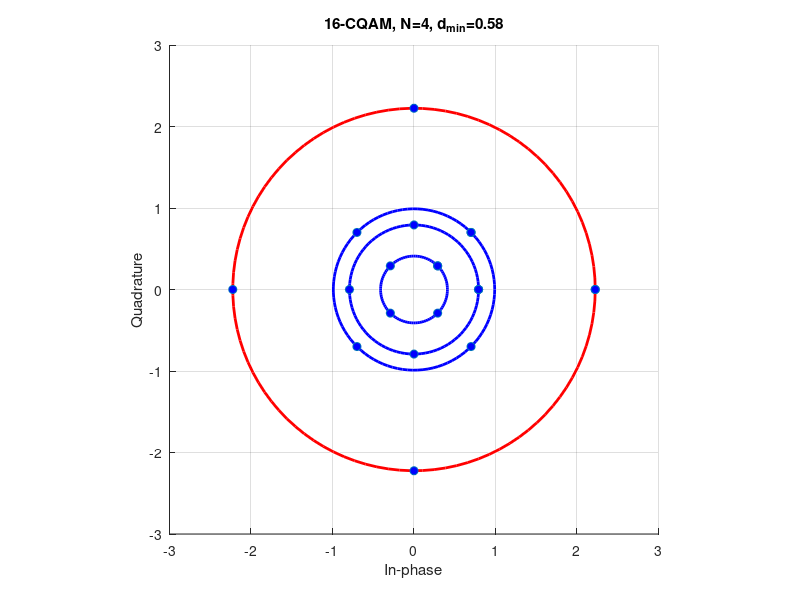

This chart was generated by the following MATLAB code:
N=4;  
M=16;
n=M/N;
dmin=0.58;
radii=[dmin/sqrt(2) dmin*((1+sqrt(3))/2) dmin*((sqrt(2)+2)/2) ...
    4-5.280239*dmin.^2]; 
phaseOffsets = [pi/4, 0, pi/4, 0]; 
cqam_points = [];

%print symbols
for i = 1:N
    theta = linspace(0, 2*pi, n+1);
    theta = theta + phaseOffsets(i); 
    circle_points = radii(i).*exp(1j * theta);
    cqam_points = [cqam_points; circle_points.']; 
end

figure;
xlim([-3 3])
ylim([-3 3])
grid on;
title('16-CQAM, N=4, d_{min}=0.58');
xlabel('In-phase');
ylabel('Quadrature');
axis square;

%print R_{1} circle
center = [0, 0]; 
viscircles(center, radii(1),'Color','b'); 
hold on

%print R_{2} to R_{N-1}  circle
for i = 2:N-1
  viscircles(center, radii(i),'Color','b'); 
end

%print R_{N} circle
viscircles(center, radii(4),'Color','r');

plot(real(cqam_points), imag(cqam_points), 'o','MarkerFaceColor','b');
hold off

%saveas(gcf,'CQAM_16_N4.pdf');
